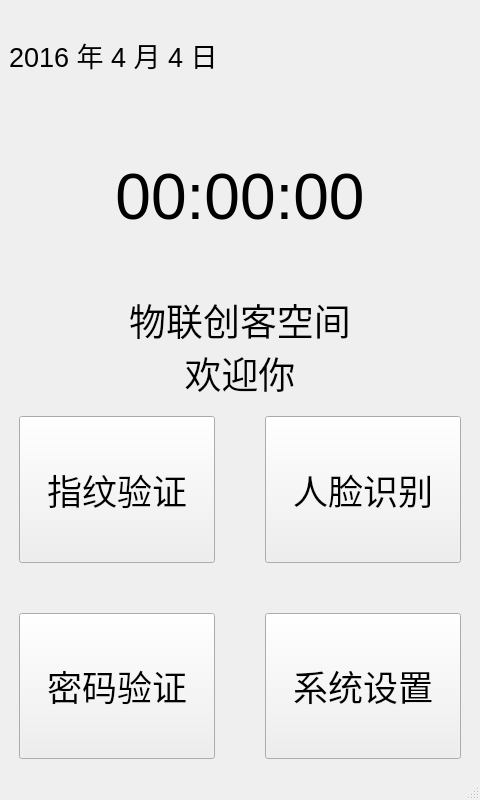
<?xml version="1.0" encoding="UTF-8"?>
<ui version="4.0">
 <class>MainWindow</class>
 <widget class="QMainWindow" name="MainWindow">
  <property name="geometry">
   <rect>
    <x>0</x>
    <y>0</y>
    <width>480</width>
    <height>800</height>
   </rect>
  </property>
  <property name="windowTitle">
   <string>MainWindow</string>
  </property>
  <widget class="QWidget" name="centralwidget">
   <layout class="QVBoxLayout" name="verticalLayout" stretch="1,2,1,4">
    <item>
     <widget class="QLabel" name="label_date">
      <property name="font">
       <font>
        <family>Arial</family>
        <pointsize>20</pointsize>
       </font>
      </property>
      <property name="text">
       <string>2016 年 4 月 4 日</string>
      </property>
      <property name="margin">
       <number>25</number>
      </property>
     </widget>
    </item>
    <item>
     <widget class="QLabel" name="label_time">
      <property name="font">
       <font>
        <family>Arial</family>
        <pointsize>48</pointsize>
       </font>
      </property>
      <property name="cursor">
       <cursorShape>ArrowCursor</cursorShape>
      </property>
      <property name="layoutDirection">
       <enum>Qt::LeftToRight</enum>
      </property>
      <property name="text">
       <string>00:00:00</string>
      </property>
      <property name="alignment">
       <set>Qt::AlignCenter</set>
      </property>
     </widget>
    </item>
    <item>
     <widget class="QLabel" name="label_welcome">
      <property name="font">
       <font>
        <family>宋体</family>
        <pointsize>28</pointsize>
       </font>
      </property>
      <property name="text">
       <string>物联创客空间
欢迎你</string>
      </property>
      <property name="alignment">
       <set>Qt::AlignCenter</set>
      </property>
     </widget>
    </item>
    <item>
     <layout class="QGridLayout" name="gridLayout_buttons" rowminimumheight="0,0" columnminimumwidth="0,0">
      <property name="sizeConstraint">
       <enum>QLayout::SetMaximumSize</enum>
      </property>
      <property name="leftMargin">
       <number>10</number>
      </property>
      <property name="topMargin">
       <number>10</number>
      </property>
      <property name="rightMargin">
       <number>10</number>
      </property>
      <property name="bottomMargin">
       <number>10</number>
      </property>
      <property name="spacing">
       <number>50</number>
      </property>
      <item row="0" column="0">
       <widget class="QPushButton" name="pushButton_finger">
        <property name="sizePolicy">
         <sizepolicy hsizetype="Minimum" vsizetype="Minimum">
          <horstretch>0</horstretch>
          <verstretch>0</verstretch>
         </sizepolicy>
        </property>
        <property name="baseSize">
         <size>
          <width>0</width>
          <height>0</height>
         </size>
        </property>
        <property name="font">
         <font>
          <family>宋体</family>
          <pointsize>26</pointsize>
         </font>
        </property>
        <property name="autoFillBackground">
         <bool>false</bool>
        </property>
        <property name="text">
         <string>指纹验证</string>
        </property>
       </widget>
      </item>
      <item row="0" column="1">
       <widget class="QPushButton" name="pushButton_face">
        <property name="sizePolicy">
         <sizepolicy hsizetype="Minimum" vsizetype="Minimum">
          <horstretch>0</horstretch>
          <verstretch>0</verstretch>
         </sizepolicy>
        </property>
        <property name="font">
         <font>
          <family>宋体</family>
          <pointsize>26</pointsize>
         </font>
        </property>
        <property name="text">
         <string>人脸识别</string>
        </property>
       </widget>
      </item>
      <item row="1" column="0">
       <widget class="QPushButton" name="pushButton_passwd">
        <property name="sizePolicy">
         <sizepolicy hsizetype="Minimum" vsizetype="Minimum">
          <horstretch>0</horstretch>
          <verstretch>0</verstretch>
         </sizepolicy>
        </property>
        <property name="font">
         <font>
          <family>宋体</family>
          <pointsize>26</pointsize>
         </font>
        </property>
        <property name="text">
         <string>密码验证</string>
        </property>
       </widget>
      </item>
      <item row="1" column="1">
       <widget class="QPushButton" name="pushButton_setting">
        <property name="sizePolicy">
         <sizepolicy hsizetype="Minimum" vsizetype="Minimum">
          <horstretch>0</horstretch>
          <verstretch>0</verstretch>
         </sizepolicy>
        </property>
        <property name="font">
         <font>
          <family>宋体</family>
          <pointsize>26</pointsize>
         </font>
        </property>
        <property name="text">
         <string>系统设置</string>
        </property>
       </widget>
      </item>
     </layout>
    </item>
   </layout>
  </widget>
  <widget class="QMenuBar" name="menubar">
   <property name="geometry">
    <rect>
     <x>0</x>
     <y>0</y>
     <width>480</width>
     <height>23</height>
    </rect>
   </property>
  </widget>
  <widget class="QStatusBar" name="statusbar"/>
 </widget>
 <resources/>
 <connections/>
</ui>
